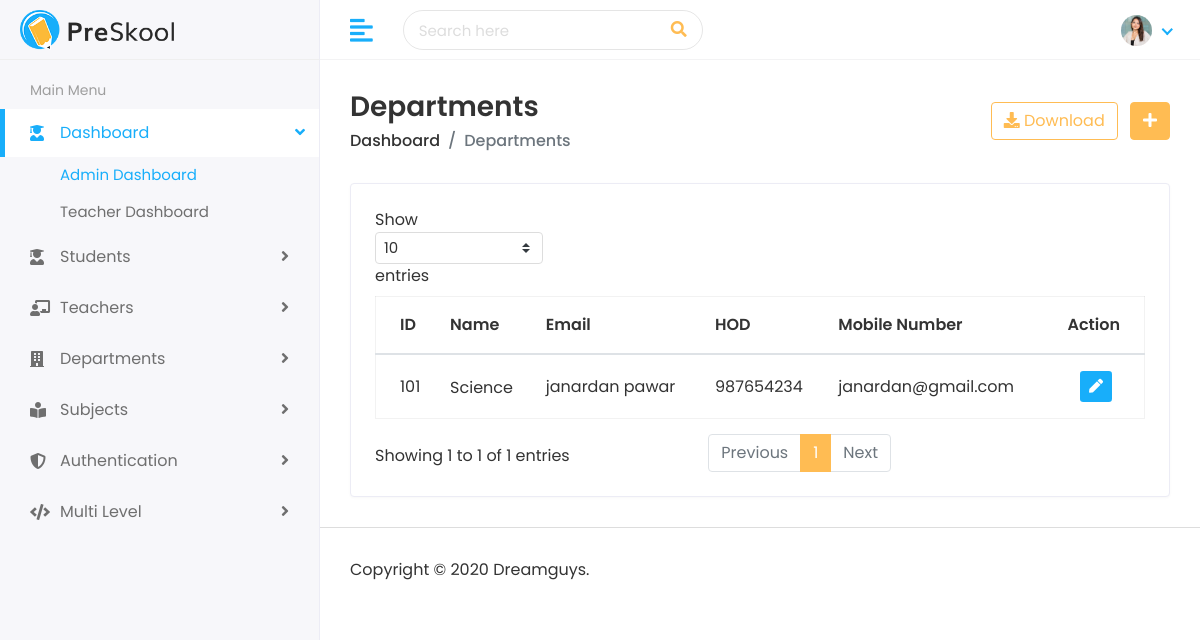
Page /department/ on the committed database.
### department/models.py (models this page shows, shortened)
class Department(models.Model):
    department_name = models.CharField(max_length=100)
    department_id = models.CharField(max_length=20)
    department_hod = models.CharField(max_length=50)
    mobile_number = models.CharField(max_length=15)
    department_email = models.EmailField(max_length=100)
    slug = models.SlugField(max_length=255, unique=True, blank=True)

### department/views.py (the view)
# urls.py: path("", views.department_list, name='department_list'),
def department_list(request):
    department_list = Department.objects.all()
    context = {
        'department_list': department_list,
    }
    return render(request, "departments/departments.html", context)

### templates/departments/departments.html (shortened to what this page needs)
{% extends 'Home/base.html' %}
{% load static %}
{% block body %}
         <div class="page-wrapper">
            <div class="content container-fluid">
               <div class="page-header">
                  <div class="row align-items-center">
                     <div class="col">
                        <h3 class="page-title">Departments</h3>
                        <ul class="breadcrumb">
                           <li class="breadcrumb-item"><a href="">Dashboard</a></li>
                           <li class="breadcrumb-item active">Departments</li>
                        </ul>
                     </div>
                     <div class="col-auto text-right float-right ml-auto">
                        <a href="#" class="btn btn-outline-primary mr-2"><i class="fas fa-download"></i> Download</a>
                        <a href="{% url 'add_department' %}" class="btn btn-primary"><i class="fas fa-plus"></i></a>
                     </div>
                  </div>
               </div>
               <div class="row">
                  <div class="col-sm-12">
                     <div class="card card-table">
                        <div class="card-body">
                           <div class="table-responsive">
                              <table class="table table-hover table-center mb-0 datatable">
                                 <thead>
                                    <tr>
                                       <th>ID</th>
                                       <th>Name</th>
                                       <th>Email</th>
                                       <th>HOD</th>
                                       <th>Mobile Number</th>
                                       <th class="text-right">Action</th>
                                    </tr>
                                 </thead>
                                 <tbody>
                                    {% for department in department_list %}
                                    <tr>
                                       <td>{{ department.department_id}}</td>
                                       <td>
                                          <h2 class="table-avatar">
                                             <a href="department.department_id">{{ department.department_name }} </a>
                                          </h2>
                                       </td>
                                       <td>{{ department.department_hod }}</td>
                                       <td>{{ department.mobile_number }}</td>
                                       <td>{{ department.department_email }}</td>
                                       <td class="text-right">
                                          <div class="actions">
                                             <a href="{% url 'edit_department' department.slug %}" class="btn btn-sm bg-success-light mr-2">
                                                 <i class="fas fa-pen"></i>
                                             </a>
                                         </div>
                                       </td>
                                    </tr>
                                    {% endfor %}
                                 </tbody>
                              </table>
                           </div>
                        </div>
                     </div>
                  </div>
               </div>
            </div>
            <footer>
               <p>Copyright © 2020 Dreamguys.</p>
            </footer>
         </div>
      </div>
   </body>
</html>
{% endblock %}

### static/assets/css/style.css (style rules this page uses)
html { height: 100%; }
body { background-color: #fff; color: #333; font-family: 'Poppins', sans-serif; font-size: 1rem; height: 100%; line-height: 1.5; overflow-x: hidden; }
h1, h2, h3, h4, h5, h6 { font-family: 'Poppins', sans-serif; margin-top: 0; }
a { color: #009ce7; }
ul, ol { padding: 0px; list-style: none; }
.table { color: #333; max-width: 100%; margin-bottom: 0; width: 100%; }
.table.dataTable { border-collapse: collapse !important; border: 1px solid rgba(0, 0, 0, 0.05); }
table.table td h2 { display: inline-block; font-size: inherit; font-weight: 400; margin: 0; padding: 0; vertical-align: middle; }
table.table td h2.table-avatar { align-items: center; display: inline-flex; font-size: inherit; font-weight: 400; margin: 0; padding: 0; vertical-align: middle; white-space: nowrap; }
table.table td h2 a { color: #333; }
.table thead tr th { font-weight: 600; }
.table tbody tr { border-bottom: 1px solid rgba(0, 0, 0, 0.05); }
.table.table-center td, .table.table-center th { vertical-align: middle; }
.card-table .card-body .table > thead > tr > th { border-top: 0; }
.card-table .card-body .table tr td:first-child, .card-table .card-body .table tr th:first-child { padding-left: 1.5rem; }
.card-table .card-body .table tr td:last-child, .card-table .card-body .table tr th:last-child { padding-right: 1.5rem; }
.card-table .table td, .card-table .table th { border-top: 1px solid #e2e5e8; padding: 1rem 0.75rem; white-space: nowrap; }
.btn-primary { background-color: #FFBC53; border: 1px solid #FFBC53; }
.btn-outline-primary { color: #FFBC53; border-color: #FFBC53; }
.card { border: 1px solid #ececf5; box-shadow: 0 1px 3px 0 rgba(0, 0, 0, 0.03); margin-bottom: 1.875rem; }
.card-body { padding: 1.5rem; }
.bg-success-light { background-color: #18aefa; color: #fff; }
footer { padding: 1.875rem 1.875rem; border-top: 1px solid #ddd; }
footer p { margin: 0px; }
.page-wrapper { margin-left: 320px; padding-top: 60px; position: relative; transition: all 0.4s ease; }
.page-wrapper > .content { padding: 1.875rem 1.875rem 0; }
.page-header { margin-bottom: 1.875rem; }
.page-header .breadcrumb { background-color: transparent; color: #6c757d; font-size: 1rem; font-weight: 500; margin-bottom: 0; padding: 0; }
.page-header .breadcrumb a { color: #333; }
.page-title { font-size: 28px; font-weight: 600; color: #333; margin-bottom: 5px; }

### rows in the picture
Department: department_id "101", department_name "Science", department_hod "janardan pawar", mobile_number "987654234", department_email "janardan@gmail.com"
